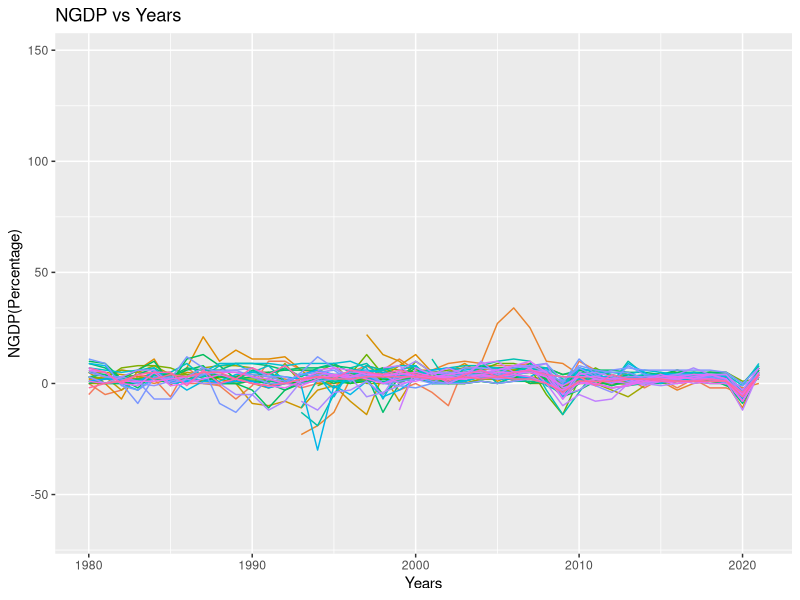
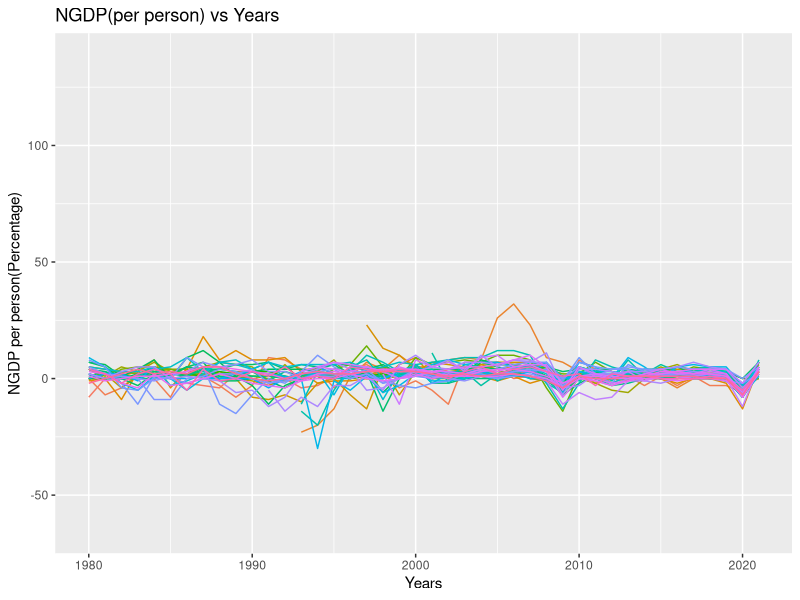
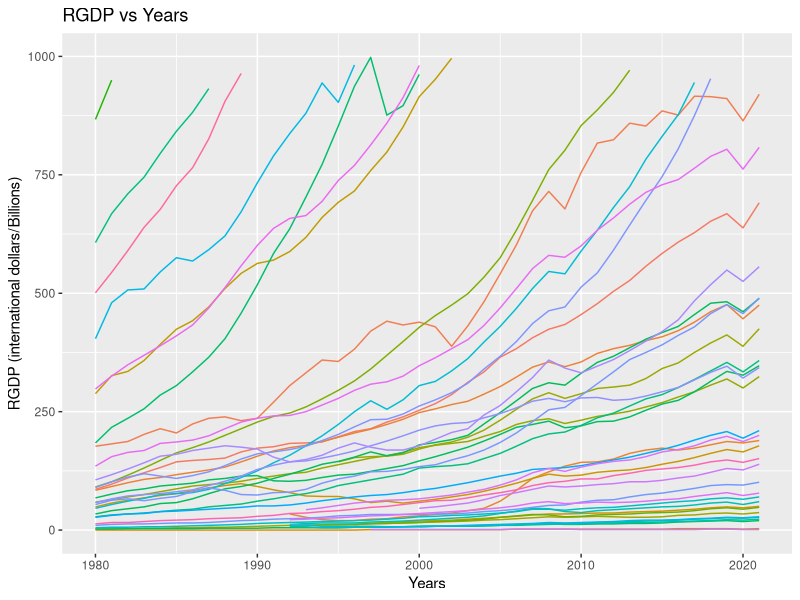
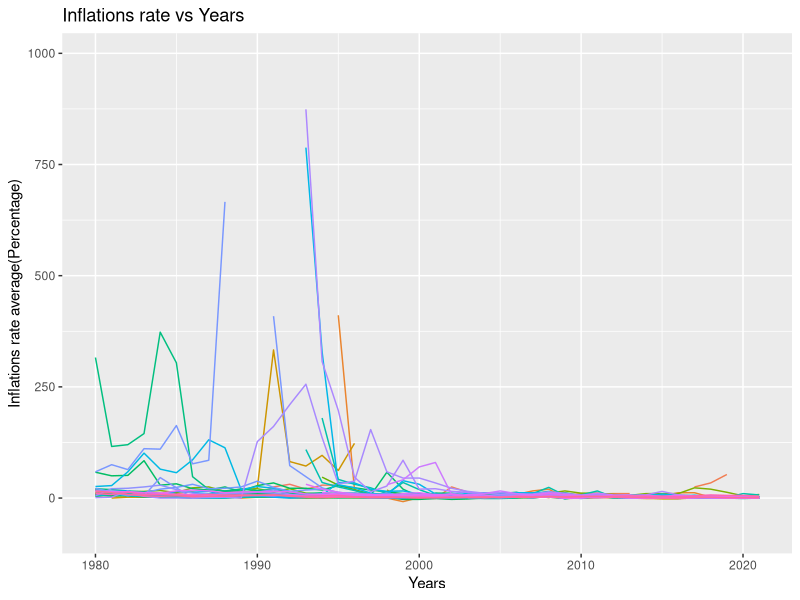
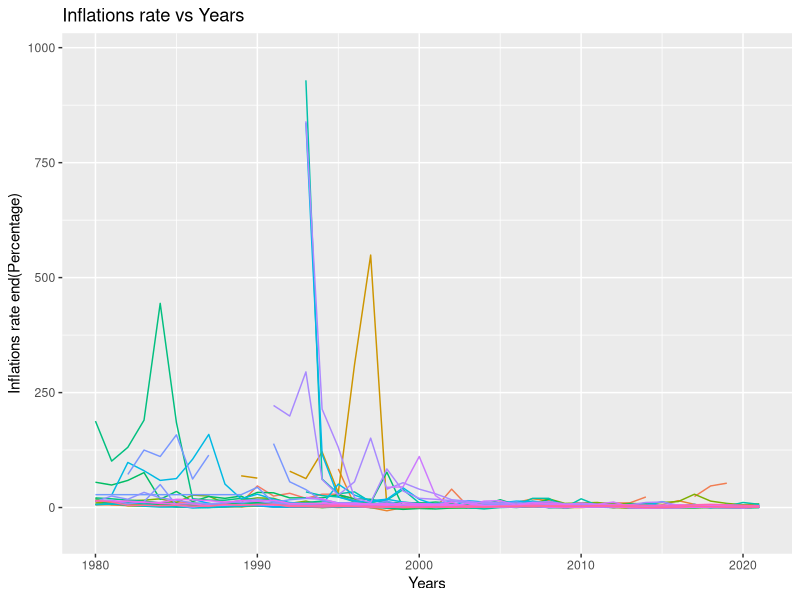
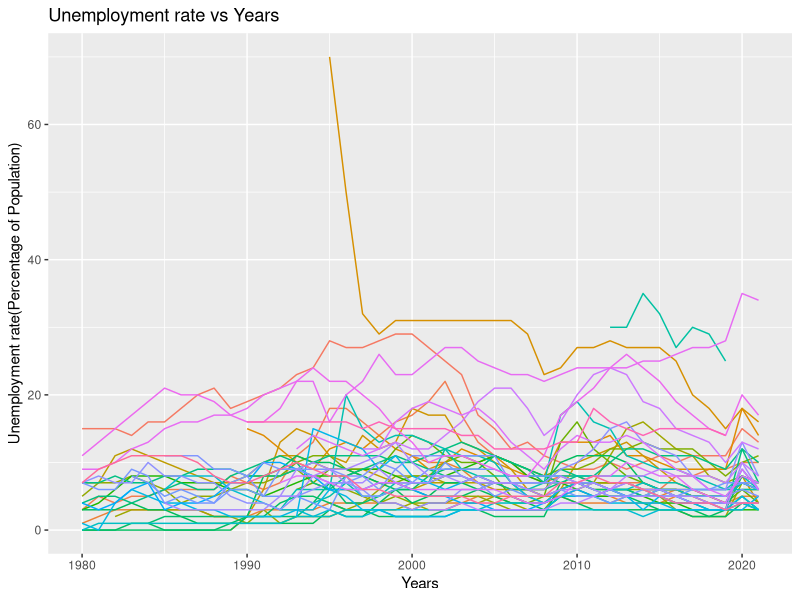
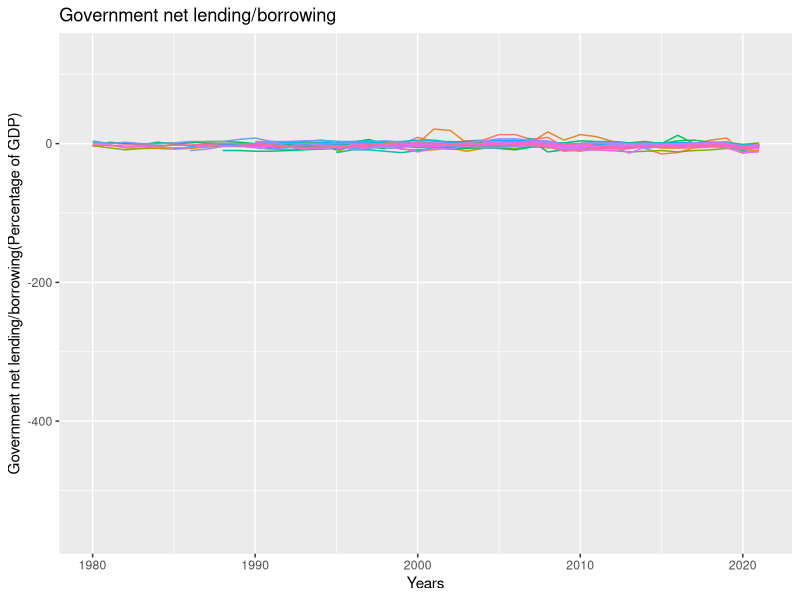
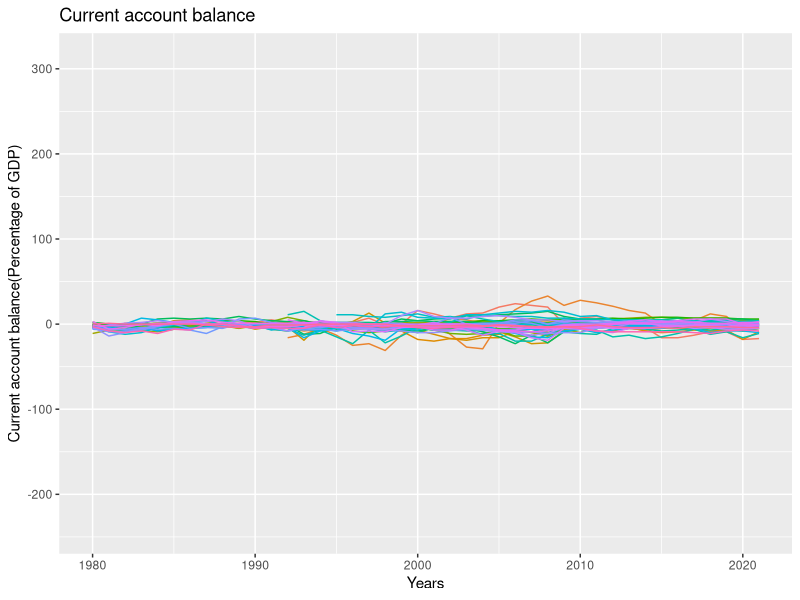

Write R code to recreate these figures, in order.
## ---- chunk 1
knitr::opts_chunk$set(echo = TRUE)
library(ggplot2)
library(tidyverse)
library(dplyr)
## ---- chunk 2
#Read Data
allData<-read.csv("WorldEconomicOutlookData.csv")
#Take a look at the data
summary(allData)
#All in char change into double
allData<-allData%>%mutate(WEO.Country.Code=as.integer(WEO.Country.Code),"1980"=as.integer(X1980),"1981"=as.integer(X1981),"1982"=as.integer(X1982),"1983"=as.integer(X1983),"1984"=as.integer(X1984),"1985"=as.integer(X1985),"1986"=as.integer(X1986),"1987"=as.integer(X1987),"1988"=as.integer(X1988),"1989"=as.integer(X1989),"1990"=as.integer(X1990),"1991"=as.integer(X1991),"1992"=as.integer(X1992),"1993"=as.integer(X1993),"1994"=as.integer(X1994),"1995"=as.integer(X1995),"1996"=as.integer(X1996),"1997"=as.integer(X1997),"1998"=as.integer(X1998),"1999"=as.integer(X1999),"2000"=as.integer(X2000),"2001"=as.integer(X2001),"2002"=as.integer(X2002),"2003"=as.integer(X2003),"2004"=as.integer(X2004),"2005"=as.integer(X2005),"2006"=as.integer(X2006),"2007"=as.integer(X2007),"2008"=as.integer(X2008),"2009"=as.integer(X2009),"2010"=as.integer(X2010),"2011"=as.integer(X2011),"2012"=as.integer(X2012),"2013"=as.integer(X2013),"2014"=as.integer(X2014),"2015"=as.integer(X2015),"2016"=as.integer(X2016),"2017"=as.integer(X2017),"2018"=as.integer(X2018),"2019"=as.integer(X2019),"2020"=as.integer(X2020),"2021"=as.integer(X2021),Estimates.Start.After=as.integer(Estimates.Start.After))
#See what the subject code means
discription<-unique(allData%>%select(WEO.Subject.Code,Subject.Descriptor,Units))
unique(discription)
#Change the subject code into something easier to understand
allData[allData$WEO.Subject.Code=="NGDP_RPCH","WEO.Subject.Code"]="NGDP(Percentage)"
allData[allData$WEO.Subject.Code=="PPPGDP","WEO.Subject.Code"]="RGDP (international dollars/Billions)"
allData[allData$WEO.Subject.Code=="NGDPRPPPPCPCH","WEO.Subject.Code"]="NGDP per person(Percentage)"
allData[allData$WEO.Subject.Code=="PCPIPCH","WEO.Subject.Code"]="Inflations rate average(Percentage)"
allData[allData$WEO.Subject.Code=="PCPIEPCH","WEO.Subject.Code"]="Inflations rate end(Percentage)"
allData[allData$WEO.Subject.Code=="LUR","WEO.Subject.Code"]="Unemployment rate(Percentage of Population)"
allData[allData$WEO.Subject.Code=="BCA_NGDPD","WEO.Subject.Code"]="Current account balance(Percentage of GDP)"
allData[allData$WEO.Subject.Code=="GGXCNL_NGDP","WEO.Subject.Code"]="Government net lending/borrowing(Percentage of GDP)"
#After making it easier to understand, get the data we want to us out
useData<-allData%>%select("Subject"=WEO.Subject.Code,Country,"1980":"2021",Estimates.Start.After)
#Drop the total NA rows
useData<-useData[-(1553:1554),]
#use pivot longer to reduce variables
useData<-useData%>%pivot_longer("1980":"2021",names_to = "Years",values_to="Value")
useData<-useData%>%mutate(Years=as.integer(Years))
#use pivot wider to dispose different subjects
useData<-useData%>%pivot_wider(names_from = Subject,values_from=Value)
## ---- chunk 3
#Data visualization
#See the distribution of each subject of different countries from 1980 to 2021
#For NGDP
useData%>%ggplot(title="NGDP vs Years")+geom_line(aes(x=Years,y=`NGDP(Percentage)`,color=Country),na.rm = T)+ theme(legend.position = "none")+ggtitle("NGDP vs Years")
useData%>%ggplot(title="NGDP vs Years")+geom_line(aes(x=Years,y=`NGDP per person(Percentage)`,color=Country),na.rm = T)+ theme(legend.position = "none")+ggtitle("NGDP(per person) vs Years")
#The average NGDP percentage for people is quite consistent with the overall NGDP increase percentage.It seems that the NGDP is quite chaotic for each country. However, there is an apparent sharp decrease around 2010 and 2020. We would dig deeper into it later.
#For RGDP
useData%>%ggplot()+geom_line(aes(x=Years,y=`RGDP (international dollars/Billions)`,color=Country),na.rm = T)+ theme(legend.position = "none")+ggtitle("RGDP vs Years")
#Ha, the number in billions was continuesly increasing for RGDP.
useData%>%ggplot()+geom_line(aes(x=Years,y=`Inflations rate average(Percentage)`,color=Country),na.rm = T)+ theme(legend.position = "none")+ggtitle("Inflations rate vs Years")
useData%>%ggplot()+geom_line(aes(x=Years,y=`Inflations rate end(Percentage)`,color=Country),na.rm = T)+ theme(legend.position = "none")+ggtitle("Inflations rate vs Years")
#Seems wield that the inflation rate does not change much as the RGDP increased rapidly. Check on it.
#Unemployment rate
useData%>%ggplot()+geom_line(aes(x=Years,y=`Unemployment rate(Percentage of Population)`,color=Country),na.rm = T)+ theme(legend.position = "none")+ggtitle("Unemployment rate vs Years")
#Pretty chaos
#Government net lending/borrowing
useData%>%ggplot()+geom_line(aes(x=Years,y=`Government net lending/borrowing(Percentage of GDP)`,color=Country),na.rm = T)+ theme(legend.position = "none")+ggtitle("Government net lending/borrowing")
#Very consistent for each country.
#Current account balance
useData%>%ggplot()+geom_line(aes(x=Years,y=`Current account balance(Percentage of GDP)`,color=Country),na.rm = T)+ theme(legend.position = "none")+ggtitle("Current account balance")
#Pretty consistent between countries 
## ---- chunk 4
#In this part,we would answer the question we have in the data visualization part.
#What had happened in 2009 and 2020 that the NGDP decreased for many of the countries?
#2009
useData[useData$Years==2009,]$`NGDP(Percentage)`
nrow(useData[useData$Years==2009&!is.na(useData$`NGDP(Percentage)`),])-nrow(useData[useData$Years==2009&useData$`NGDP(Percentage)`>0&!is.na(useData$`NGDP(Percentage)`),])
#105 out of 192 of the countries, of which we have data, have negative NGDP growth. Searched online, this is consequence of the 2008 would-wide financial crisis, which make sense.
#2020
useData[useData$Years==2020,]$`NGDP(Percentage)`
nrow(useData[useData$Years==2020&!is.na(useData$`NGDP(Percentage)`),])-nrow(useData[useData$Years==2020&useData$`NGDP(Percentage)`>0&!is.na(useData$`NGDP(Percentage)`),])
#161 out of 193 of the countries, of which we have data, have negative NGDP growth. COVID-19 is really making the economic down.
## ---- chunk 5
#Lets calculate the data to see whether 2008 financial crisis is more serious or the COVID 19?
#See the NGDP first
#Firstly seperated by range
useDataCompare<-useData[useData$Years==2020|useData$Years==2009,]%>%select(Country,`NGDP(Percentage)`,Years)
useDataCompare<-useDataCompare%>%mutate(Range=" ")
useDataCompare[!is.na(useDataCompare$`NGDP(Percentage)`)&useDataCompare$`NGDP(Percentage)`>0,]$Range="positive"
useDataCompare[!is.na(useDataCompare$`NGDP(Percentage)`)&0>=useDataCompare$`NGDP(Percentage)`&useDataCompare$`NGDP(Percentage)`>-10,]$Range="-10 to 0"
useDataCompare[!is.na(useDataCompare$`NGDP(Percentage)`)&-10>=useDataCompare$`NGDP(Percentage)`&useDataCompare$`NGDP(Percentage)`>-20,]$Range="-20 to -10"
useDataCompare[!is.na(useDataCompare$`NGDP(Percentage)`)&-20>=useDataCompare$`NGDP(Percentage)`&useDataCompare$`NGDP(Percentage)`>-30,]$Range="-30 to -20"
useDataCompare[!is.na(useDataCompare$`NGDP(Percentage)`)&-30>=useDataCompare$`NGDP(Percentage)`&useDataCompare$`NGDP(Percentage)`>-40,]$Range="-40 to -30"
useDataCompare[!is.na(useDataCompare$`NGDP(Percentage)`)&-40>=useDataCompare$`NGDP(Percentage)`&useDataCompare$`NGDP(Percentage)`>-50,]$Range="-50 to -40"
useDataCompare[!is.na(useDataCompare$`NGDP(Percentage)`)&-50>=useDataCompare$`NGDP(Percentage)`,]$Range="smaller than -50"
#Get rid of NA values
useDataCompare<-useDataCompare[!is.na(useDataCompare$`NGDP(Percentage)`),]
#Seperate into 2009 and 2020
useDataCompare2009<-useDataCompare[useDataCompare$Years==2009,]
useDataCompare2020<-useDataCompare[useDataCompare$Years==2020,]
colors<- c("2020" = "light blue", "2009" = "pink")
ggplot(mapping=aes(x=Range))+geom_bar(data=useDataCompare2009,aes(fill="2009"))+geom_bar(data=useDataCompare2020,aes(fill="2020"))+ggtitle("2009 vs 2020 NGDP growth in percentage")+labs(x="Percentage of Growth in NGDP",y="Number of Countries",color="Years")+scale_fill_manual(values=colors)+theme(axis.text.x = element_text(angle = 90))
#As can be seen in the graph, 2009 has less negative growth NGDP, but more positive ones. 

#RGDP may be imprecise due to inflation. We would go ahead to see the unemployment rate
useDataUR<-useData[useData$Years==2020|useData$Years==2009,]%>%select(Country,`Unemployment rate(Percentage of Population)`,Years)
useDataUR<-useDataUR%>%mutate(Range=" ")
useDataUR[!is.na(useDataUR$`Unemployment rate(Percentage of Population)`)&useDataUR$`Unemployment rate(Percentage of Population)`>30,]$Range="Larger than 30"
useDataUR[!is.na(useDataUR$`Unemployment rate(Percentage of Population)`)&30>=useDataUR$`Unemployment rate(Percentage of Population)`&useDataUR$`Unemployment rate(Percentage of Population)`>20,]$Range="20 to 30"
useDataUR[!is.na(useDataUR$`Unemployment rate(Percentage of Population)`)&20>=useDataUR$`Unemployment rate(Percentage of Population)`&useDataUR$`Unemployment rate(Percentage of Population)`>10,]$Range="10 to 20"
useDataUR[!is.na(useDataUR$`Unemployment rate(Percentage of Population)`)&10>=useDataUR$`Unemployment rate(Percentage of Population)`&useDataUR$`Unemployment rate(Percentage of Population)`>=0,]$Range="0 to 10"
#Get rid of NA values
useDataUR<-useDataUR[!is.na(useDataUR$`Unemployment rate(Percentage of Population)`),]
#Seperate into 2009 and 2020
useDataUR2009<-useDataUR[useDataUR$Years==2009,]
useDataUR2020<-useDataUR[useDataUR$Years==2020,]
ggplot(mapping=aes(x=Range))+geom_bar(data=useDataUR2009,aes(fill="2009"))+geom_bar(data=useDataUR2020,aes(fill="2020"))+ggtitle("2009 vs 2020 Unemployer rate")+labs(x="Unemployer rate",y="Number of Countries",color="Years")+scale_fill_manual(values=colors)
#As can been seen from the graph, the unemployment rate is also a lot higher in 2020 than in 2009
#As RGDP does not show how economy is due to inflation and other varibles are not very closely related to the good or worth an economy is
#So, it can be concluded that 2020 COVID-19 has bigger influence to the economics than the 2009 financial crisis.
